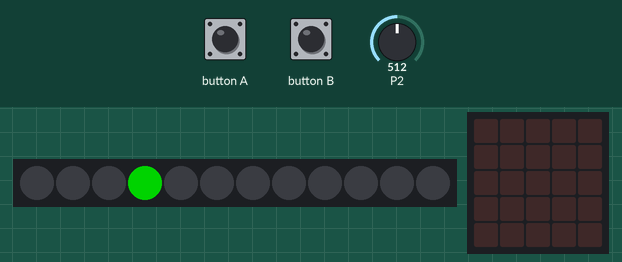
Recording of a program running on a simulated BBC micro:bit (MakeCode). Shown: 12 RGB LEDs in strip order, left to right, the board's 5×5 LED display. The test bench sets the inputs (shaded band); at power-on: P2 = 512 (analog values on the 0–1023 scale). Dim RGB values are drawn brighter than linear.

Above: at 1.2 s.
1.3 s: button A pressed for 0.15 s
At 3.2 s:
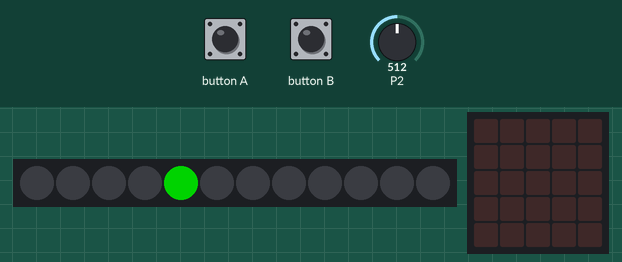
3.8 s: button B pressed for 0.15 s
At 4.11 s:
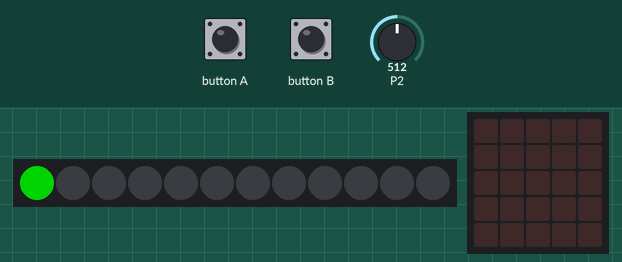
4.5 s: P2 set to 122
At 5.97 s:
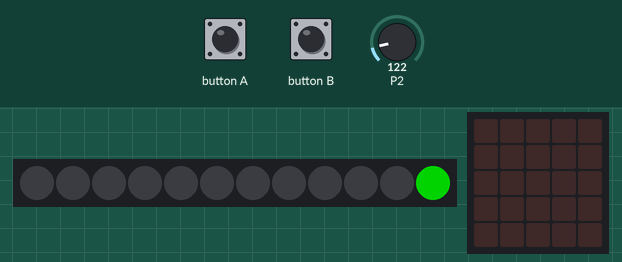
6.0 s: button A pressed for 0.15 s
At 6.8 s:
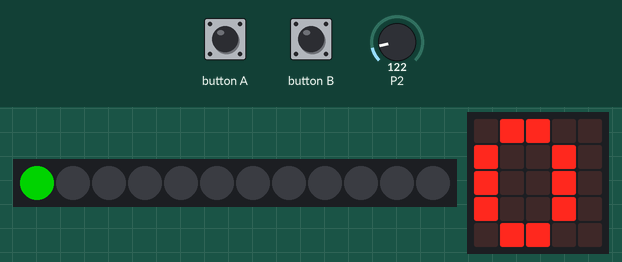
Timing chart, 0 to 9.0 s (numbered marks = the images above; inputs shaded):
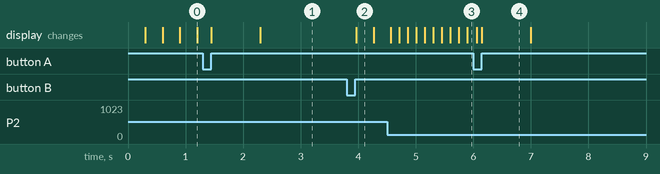

Measured:
- after the input at 1.3 s, the display: first changes after 0.15 s (image 1 shows a later state)
- after the input at 6.0 s, the display: first differs from a run without the input after 0.15 s (image 4)
- what the display in image 4 shows lasts 0.8 s, from 6.2 s to 7.0 s

The program:

main.ts
```typescript
input.onButtonPressed(Button.A, function () {
    stop = true
    basic.showNumber(posicao)
    basic.pause(100)
    basic.clearScreen()
})
input.onButtonPressed(Button.B, function () {
    stop = false
})
let stop = false
let posicao = 0
let strip = neopixel.create(DigitalPin.P1, 12, NeoPixelMode.RGB)
posicao = 0
stop = false
strip.setBrightness(127)
basic.forever(function () {
    for (let índice = 0; índice <= 11; índice++) {
        if (stop) {
            break;
        }
        posicao = índice
        strip.setPixelColor(índice, neopixel.colors(NeoPixelColors.Green))
        strip.show()
        basic.pause(Math.map(pins.analogReadPin(AnalogPin.P2), 0, 1023, 100, 500))
        strip.clear()
    }
})
```

test.ts
```typescript
// testes vão aqui; isto não será compilado quando este pacote for usado como uma extensão.
```
